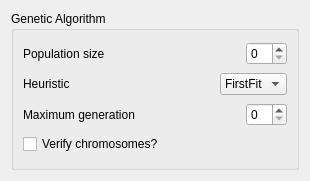
<ui version="4.0" >
 <class>Config</class>
 <widget class="QWidget" name="Config" >
  <property name="geometry" >
   <rect>
    <x>0</x>
    <y>0</y>
    <width>310</width>
    <height>181</height>
   </rect>
  </property>
  <property name="windowTitle" >
   <string>Form</string>
  </property>
  <layout class="QVBoxLayout" name="verticalLayout_2" >
   <item>
    <widget class="QGroupBox" name="groupBox" >
     <property name="title" >
      <string>Genetic Algorithm</string>
     </property>
     <layout class="QVBoxLayout" name="verticalLayout" >
      <item>
       <layout class="QHBoxLayout" name="_2" >
        <item>
         <widget class="QLabel" name="TextLabel1_4" >
          <property name="text" >
           <string>Population size</string>
          </property>
          <property name="wordWrap" >
           <bool>false</bool>
          </property>
         </widget>
        </item>
        <item>
         <spacer name="spacer9" >
          <property name="orientation" >
           <enum>Qt::Horizontal</enum>
          </property>
          <property name="sizeType" >
           <enum>QSizePolicy::Expanding</enum>
          </property>
          <property name="sizeHint" stdset="0" >
           <size>
            <width>40</width>
            <height>20</height>
           </size>
          </property>
         </spacer>
        </item>
        <item>
         <widget class="KIntSpinBox" name="PopSize" />
        </item>
       </layout>
      </item>
      <item>
       <layout class="QHBoxLayout" name="_3" >
        <item>
         <widget class="QLabel" name="TextLaba" >
          <property name="text" >
           <string>Heuristic</string>
          </property>
          <property name="wordWrap" >
           <bool>false</bool>
          </property>
         </widget>
        </item>
        <item>
         <spacer name="spacer10" >
          <property name="orientation" >
           <enum>Qt::Horizontal</enum>
          </property>
          <property name="sizeType" >
           <enum>QSizePolicy::Expanding</enum>
          </property>
          <property name="sizeHint" stdset="0" >
           <size>
            <width>40</width>
            <height>20</height>
           </size>
          </property>
         </spacer>
        </item>
        <item>
         <widget class="QComboBox" name="Heuristic" >
          <item>
           <property name="text" >
            <string>FirstFit</string>
           </property>
          </item>
         </widget>
        </item>
       </layout>
      </item>
      <item>
       <layout class="QHBoxLayout" name="_4" >
        <item>
         <widget class="QLabel" name="TextLabel2_4" >
          <property name="text" >
           <string>Maximum generation</string>
          </property>
          <property name="wordWrap" >
           <bool>false</bool>
          </property>
         </widget>
        </item>
        <item>
         <spacer name="spacer4" >
          <property name="orientation" >
           <enum>Qt::Horizontal</enum>
          </property>
          <property name="sizeType" >
           <enum>QSizePolicy::Expanding</enum>
          </property>
          <property name="sizeHint" stdset="0" >
           <size>
            <width>36</width>
            <height>20</height>
           </size>
          </property>
         </spacer>
        </item>
        <item>
         <widget class="KIntSpinBox" name="MaxGen" />
        </item>
       </layout>
      </item>
      <item>
       <widget class="QCheckBox" name="Verify" >
        <property name="text" >
         <string>Verify chromosomes?</string>
        </property>
       </widget>
      </item>
     </layout>
    </widget>
   </item>
  </layout>
 </widget>
 <customwidgets>
  <customwidget>
   <class>KIntSpinBox</class>
   <extends>QSpinBox</extends>
   <header>knuminput.h</header>
  </customwidget>
 </customwidgets>
 <resources/>
 <connections/>
</ui>
